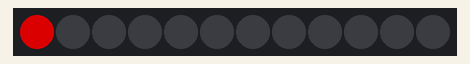
A sketch run on a simulated Arduino Uno, built with avr-gcc and run on an emulated ATmega328P. Shown: 12 RGB LEDs in strip order, left to right. Dim RGB values are drawn brighter than linear.

Above: at 0.05 s.
At 4.98 s:
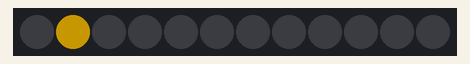
At 10.01 s:
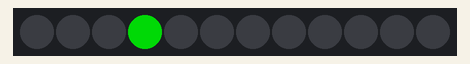
At 19.98 s:
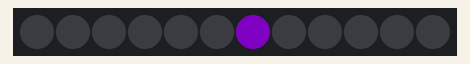
At 29.94 s:
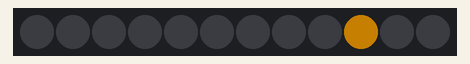
At 39.9 s:
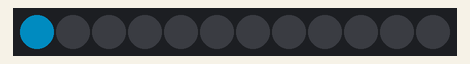

The sketch:

RGBcircleLED.ino
```cpp
// Use if you want to force the software SPI subsystem to be used for some reason (generally, you don't)
// #define FASTLED_FORCE_SOFTWARE_SPI
// Use if you want to force non-accelerated pin access (hint: you really don't, it breaks lots of things)
// #define FASTLED_FORCE_SOFTWARE_SPI
// #define FASTLED_FORCE_SOFTWARE_PINS
#include <FastLED.h>

///////////////////////////////////////////////////////////////////////////////////////////
//
// Move a white dot along the strip of leds.  This program simply shows how to configure the leds,
// and then how to turn a single pixel white and then off, moving down the line of pixels.
//

// How many leds are in the strip?
#define NUM_LEDS 12

// Data pin that led data will be written out over
#define DATA_PIN 6

// Clock pin only needed for SPI based chipsets when not using hardware SPI
//#define CLOCK_PIN 8

// This is an array of leds.  One item for each led in your strip.
CRGB leds[NUM_LEDS];

static uint8_t r = 0;
static uint8_t g = 0;
static uint8_t b = 0;

static uint8_t gHue = 0;

// This function sets up the ledsand tells the controller about them
void setup() {
  // sanity check delay - allows reprogramming if accidently blowing power w/leds
  //delay(2000);

  // Uncomment one of the following lines for your leds arrangement.
  // FastLED.addLeds<TM1803, DATA_PIN, RGB>(leds, NUM_LEDS);
  // FastLED.addLeds<TM1804, DATA_PIN, RGB>(leds, NUM_LEDS);
  // FastLED.addLeds<TM1809, DATA_PIN, RGB>(leds, NUM_LEDS);
  FastLED.addLeds<WS2811, DATA_PIN, GRB>(leds, NUM_LEDS);
  //FastLED.addLeds<WS2812, DATA_PIN, GRB>(leds, NUM_LEDS);
  // FastLED.addLeds<WS2812B, DATA_PIN, RGB>(leds, NUM_LEDS);
  // FastLED.addLeds<NEOPIXEL, DATA_PIN>(leds, NUM_LEDS);
  // FastLED.addLeds<APA104, DATA_PIN>(leds, NUM_LEDS);
  // FastLED.addLeds<WS2811_400, DATA_PIN, RGB>(leds, NUM_LEDS);
  // FastLED.addLeds<GW6205, DATA_PIN, RGB>(leds, NUM_LEDS);
  // FastLED.addLeds<GW6205_400, DATA_PIN, RGB>(leds, NUM_LEDS);
  // FastLED.addLeds<UCS1903, DATA_PIN, RGB>(leds, NUM_LEDS);
  // FastLED.addLeds<UCS1903B, DATA_PIN, RGB>(leds, NUM_LEDS);

  // FastLED.addLeds<WS2801, RGB>(leds, NUM_LEDS);
  // FastLED.addLeds<SM16716, RGB>(leds, NUM_LEDS);
  // FastLED.addLeds<LPD8806, RGB>(leds, NUM_LEDS);
  // FastLED.addLeds<P9813, RGB>(leds, NUM_LEDS);
  // FastLED.addLeds<APA102, RGB>(leds, NUM_LEDS);
  // FastLED.addLeds<DOTSTAR, RGB>(leds, NUM_LEDS);

  // FastLED.addLeds<WS2801, DATA_PIN, CLOCK_PIN, RGB>(leds, NUM_LEDS);
  // FastLED.addLeds<SM16716, DATA_PIN, CLOCK_PIN, RGB>(leds, NUM_LEDS);
  // FastLED.addLeds<LPD8806, DATA_PIN, CLOCK_PIN, RGB>(leds, NUM_LEDS);
  // FastLED.addLeds<P9813, DATA_PIN, CLOCK_PIN, RGB>(leds, NUM_LEDS);
  // FastLED.addLeds<APA102, DATA_PIN, CLOCK_PIN, RGB>(leds, NUM_LEDS);
  // FastLED.addLeds<DOTSTAR, DATA_PIN, CLOCK_PIN, RGB>(leds, NUM_LEDS);
}

// This function runs over and over, and is where you do the magic to light
// your leds.
void loop() {

  if(g==0) b++;
  if(r==0) g++;
  r++;


  // Move a single white led
  for(int whiteLed = 0; whiteLed < NUM_LEDS; whiteLed = whiteLed + 1) {
    // Turn our current led on to white, then show the leds
    //leds[whiteLed] = CRGB::Red;
    //leds[whiteLed].setRGB(r,g,b);
    leds[whiteLed] = CHSV( gHue, 255, 192);

    // Show the leds (only one of which is set to white, from above)
    FastLED.show();
    gHue++;
    // Wait a little bit
    delay(100);

    leds[whiteLed] = CRGB::Black;

    // Turn our current led back to black for the next loop around


  }
}
```
